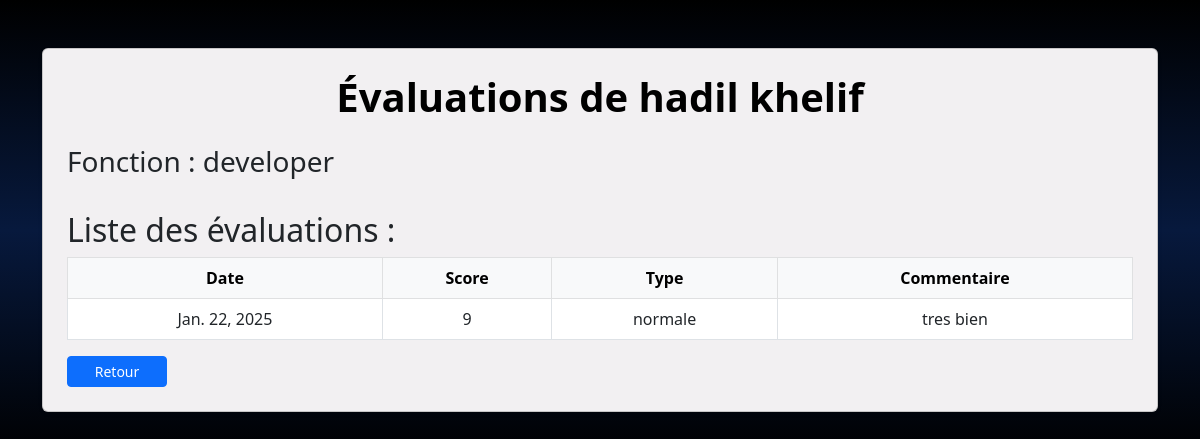
Page /employee/1/evaluations/ on the committed database.
### appRH/models.py (models this page shows, shortened)
class Employe(models.Model):
    user = models.OneToOneField(User, on_delete=models.CASCADE, null=True, blank=True)  # Relier chaque employé à un utilisateur
    nom = models.CharField(max_length=50)
    prenom = models.CharField(max_length=50)
    email = models.EmailField(unique=True)
    tel = models.CharField(max_length=10)  # Ajout d'une validation
    adresse = models.CharField(max_length=100)
    sexe = models.CharField(max_length=10, choices=[('Masculin', 'Masculin'), ('Féminin', 'Féminin')])
    lieu_naissance = models.CharField(max_length=50)
    date_naissance = models.DateField(null=True, blank=True)
    date_recrutement = models.DateField(auto_now_add=True)
    situation_fam = models.CharField(max_length=50)
    fonction = models.CharField(max_length=50)
    service = models.ForeignKey('Service', on_delete=models.CASCADE)

class Evaluation(models.Model):
    date = models.DateField()
    score = models.IntegerField()
    commentaire = models.TextField()
    type_evaluation = models.CharField(max_length=50)
    employe = models.ForeignKey(Employe, on_delete=models.CASCADE)

### appRH/views.py (the view)
# urls.py: path('employee/<int:employee_id>/evaluations/', views.view_employee_evaluations, name='view_employee_evaluations'),
def view_employee_evaluations(request, employee_id):
    is_employe = request.user.groups.filter(name='Employe').exists()
    is_manager = request.user.groups.filter(name='Manager').exists()
    is_agent = request.user.groups.filter(name='Agent Rh').exists()
    is_responsable = request.user.groups.filter(name='Responsable RH').exists()
    employee = get_object_or_404(Employe, id=employee_id)
    evaluations = Evaluation.objects.filter(employe=employee)
    return render(request, 'view_employee_evaluations.html', {
        'employee': employee,
        'evaluations': evaluations,
        'is_employe':is_employe,
        'is_manager':is_manager,
        'is_agent':is_agent,
        'is_responsable':is_responsable
    })

### appRH/templates/view_employee_evaluations.html (shortened to what this page needs)
<!DOCTYPE html>
<html lang="fr">
<head>
    <link href="https://cdn.jsdelivr.net/npm/bootstrap@5.3.0/dist/css/bootstrap.min.css" rel="stylesheet">
    <link rel="stylesheet" href="https://cdn.jsdelivr.net/npm/bootstrap-icons@1.11.1/font/bootstrap-icons.css">
</head>
<body style="background: linear-gradient(to bottom, black 0%, rgb(7, 25, 61) 50%, black 100%);">
    <div class="flex-grow-1">
        <div class="container py-5">
            <div class="card shadow-sm p-4" style="background-color: rgb(242, 240, 242);">
                <h1 class="text-center fw-bold mb-4" style="color: black;">Évaluations de {{ employee.prenom }} {{ employee.nom }}</h1>
                <h3>Fonction : {{ employee.fonction }}</h3>
                <h2 class="mt-4">Liste des évaluations :</h2>
                <div class="table-responsive">
                    <table class="table table-bordered table-hover">
                        <thead class="table-light text-center">
                            <tr>
                                <th>Date</th>
                                <th>Score</th>
                                <th>Type</th>
                                <th>Commentaire</th>
                            </tr>
                        </thead>
                        <tbody class="text-center align-middle">
                            {% for evaluation in evaluations %}
                            <tr>
                                <td>{{ evaluation.date }}</td>
                                <td>{{ evaluation.score }}</td>
                                <td>{{ evaluation.type_evaluation }}</td>
                                <td>{{ evaluation.commentaire }}</td>
                            </tr>
                            {% empty %}
                            <tr>
                                <td colspan="4" class="text-center">Aucune évaluation disponible pour cet employé.</td>
                            </tr>
                            {% endfor %}
                        </tbody>
                    </table>
                </div>
                {% if is_employe %}
                <a href="{% url 'coordonnees_employe' %}" class="btn btn-sm btn-primary d-block text-center" style="max-width: 100px;">Retour</a>
                {% elif is_agent or is_responsable %}
                <a href="{% url 'liste_employes' %}" class="btn btn-sm btn-primary d-block text-center" style="max-width: 100px;">Retour</a>
                {%else%}
                <a href="{% url 'my_team' %}" class="btn btn-sm btn-primary d-block text-center" style="max-width: 100px;">Retour</a>
                {% endif %}
            </div>
        </div>
    </div>
</body>
</html>

### rows in the picture
Employe: prenom "hadil", nom "khelif", fonction "developer"
Evaluation: date "Jan. 22, 2025", score "9", type_evaluation "normale", commentaire "tres bien"
